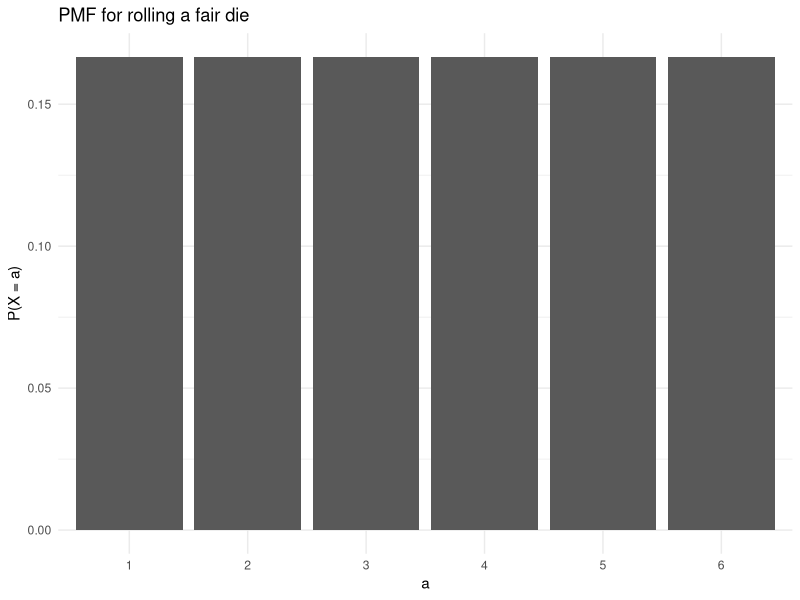
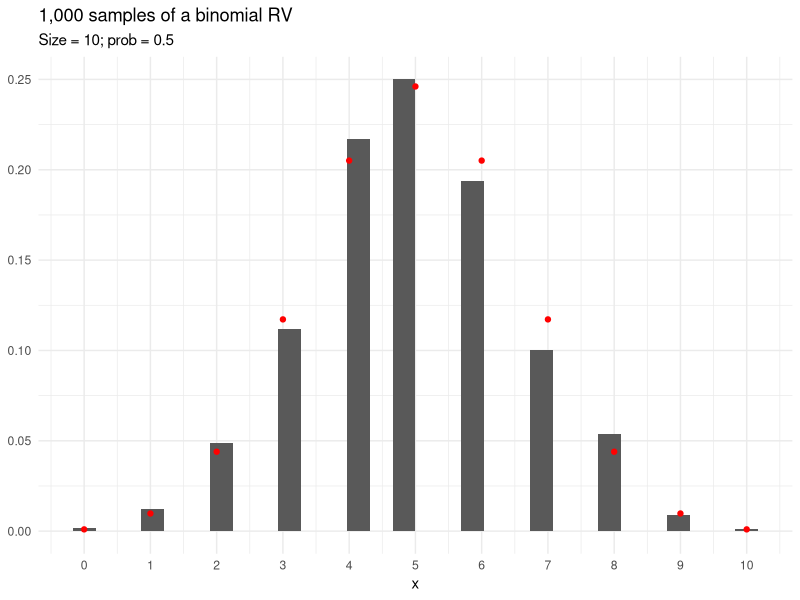
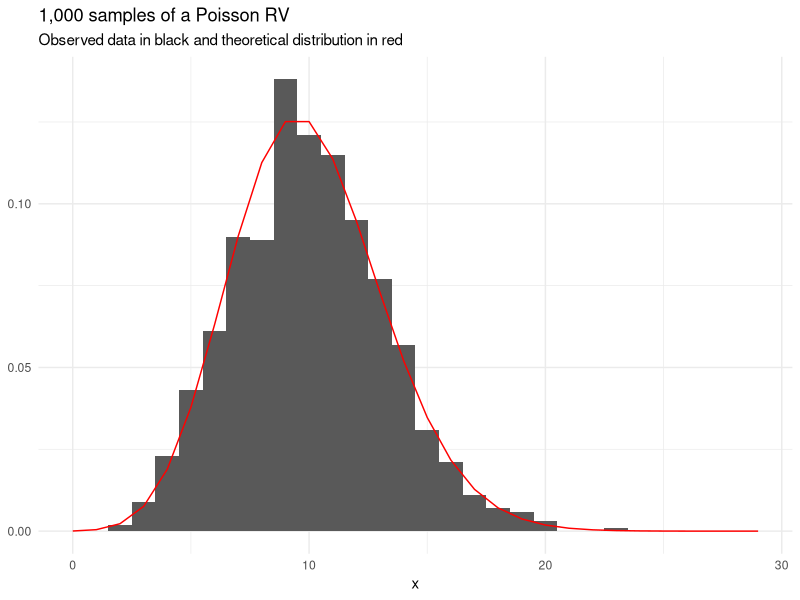
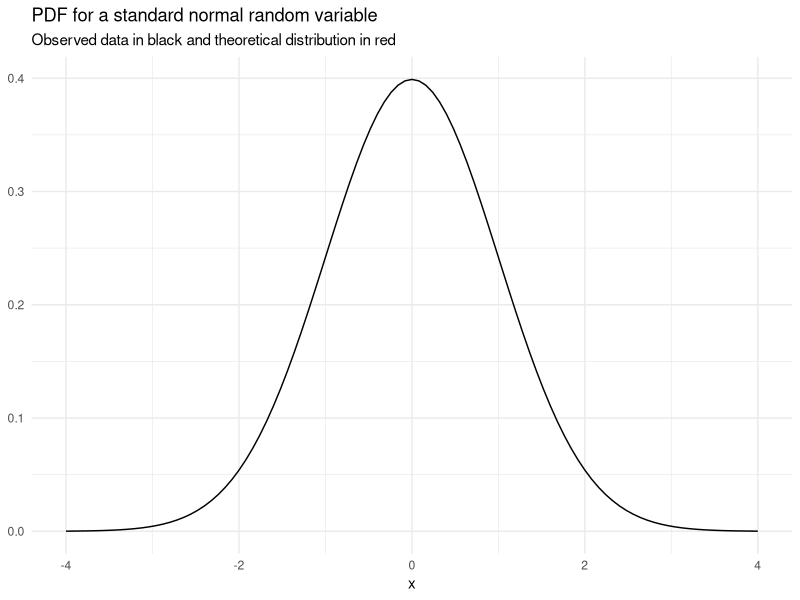
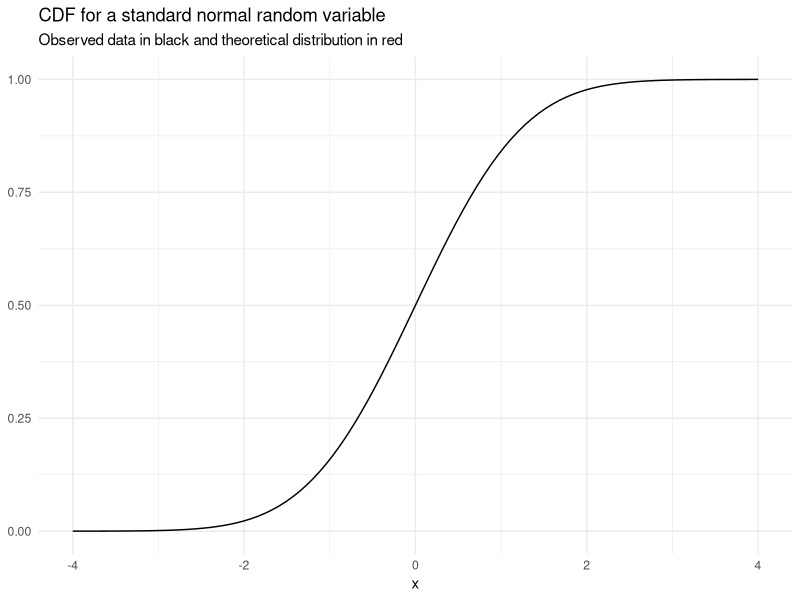
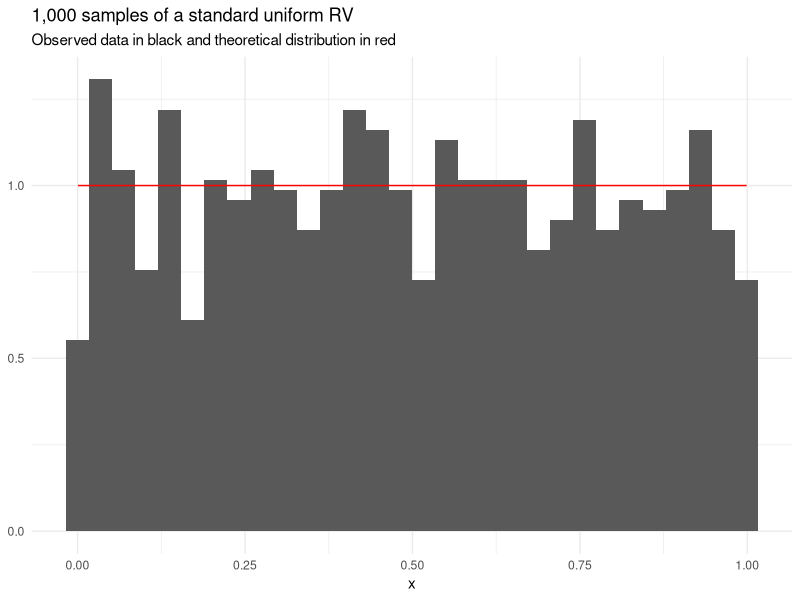
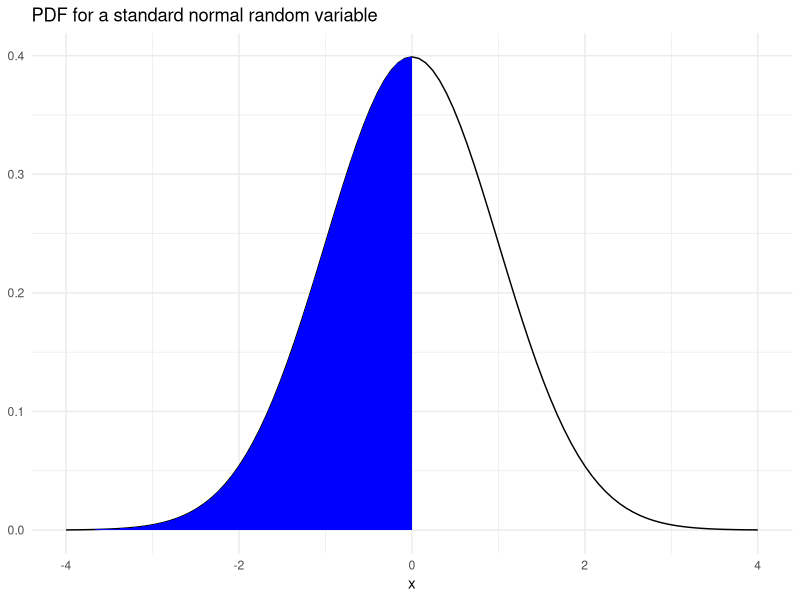
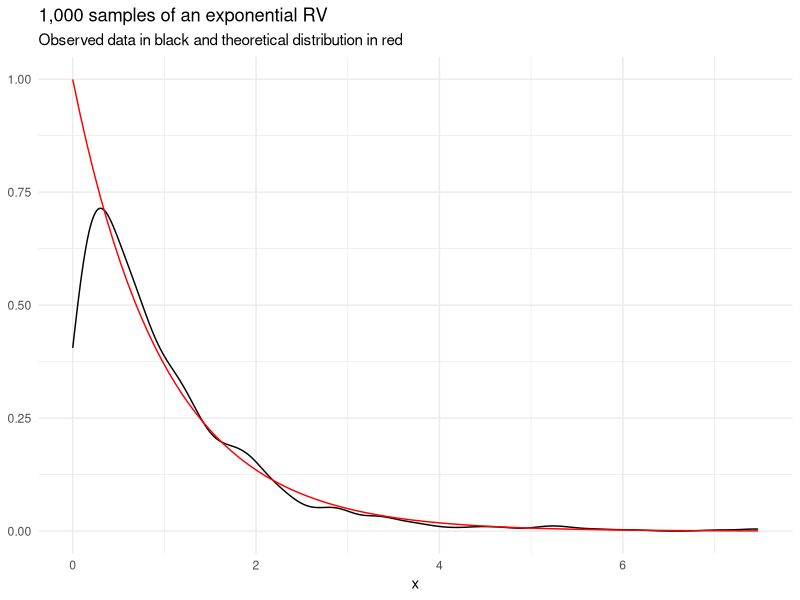

Recreate these plots in R, in order.
## ---- chunk 1
#| echo: false

exercise_number <- 1

## ---- chunk 2
#| label: rmarkdown-setup
#| echo: false
#| message: false
#| warning: false

library(MASS)
library(tidyverse)
library(broom)

theme_set(theme_minimal())

## ---- chunk 3
#| label: fig-die
#| fig-cap: PMF for rolling a fair die
#| code-fold: true

tibble(
  a = factor(1:6),
  `P(X = a)` = rep(1 / 6, 6)
) |>
  ggplot(aes(a, `P(X = a)`)) +
  geom_col() +
  labs(title = "PMF for rolling a fair die")

## ---- chunk 4
#| label: fig-binomial
#| fig-cap: 1,000 random draws from a binomial distribution with 10 trials and p = 0.5
#| code-fold: true
#| message: false

tibble(
  x = rbinom(n = 1000, size = 10, prob = 0.5)
) |>
  ggplot(aes(x)) +
  geom_histogram(aes(y = after_stat(count / sum(count)))) +
  scale_x_continuous(breaks = 0:10) +
  geom_point(data = tibble(x = 0:10, y = map_dbl(0:10, dbinom, size = 10, prob = 0.5)),
             aes(x, y),
             color = "red") +
  labs(
    title = "1,000 samples of a binomial RV",
    subtitle = "Size = 10; prob = 0.5",
    y = NULL
  ) 

## ---- chunk 5
dbinom(x = 10, size = 10, prob = 0.5)

## ---- chunk 6
pbinom(q = 3, size = 10, prob = 0.5)

## ---- chunk 7
qbinom(p = 0.1, size = 10, prob = 0.5)

## ---- chunk 8
rbinom(n = 10, size = 10, prob = 0.5)

## ---- chunk 9
#| echo: false

exercise_number <- exercise_number + 1
## ---- chunk 10
#| label: fig-poisson
#| code-fold: true
#| fig-cap: 1,000 samples of a Poisson RV
#| message: false

set.seed(20200905)

tibble(
  x = rpois(1000, lambda = 10)
) |>
  ggplot(aes(x)) +
  geom_histogram(aes(y = after_stat(count / sum(count)))) +
  scale_x_continuous(limits = c(0, 29)) +
  stat_function(fun = dpois, n = 30, color = "red", args = list(lambda = 10)) + 
  labs(
    title = "1,000 samples of a Poisson RV",
    subtitle = "Observed data in black and theoretical distribution in red",
    y = NULL
  ) 

## ---- chunk 11
sample(x = 1:6, size = 1)

## ---- chunk 12
sample(
  x = c("rain", "sunshine"), 
  size = 1, 
  prob = c(0.1, 0.9)
)

## ---- chunk 13
#| echo: false

exercise_number <- exercise_number + 1
## ---- chunk 14
#| code-fold: true

tibble(x = c(-4, 4)) |>
  ggplot(aes(x)) +
  stat_function(fun = dnorm, n = 101, args = list(mean = 0, sd = 1)) + 
  labs(
    title = "PDF for a standard normal random variable",
    subtitle = "Observed data in black and theoretical distribution in red",
    y = NULL
  ) 

## ---- chunk 15
#| code-fold: true

tibble(x = c(-4, 4)) |>
  ggplot(aes(x)) +
  stat_function(fun = pnorm, n = 101, args = list(mean = 0, sd = 1)) + 
  labs(
    title = "CDF for a standard normal random variable",
    subtitle = "Observed data in black and theoretical distribution in red",
    y = NULL
  ) +
  theme_minimal()

## ---- chunk 16
#| code-fold: true
#| message: false

set.seed(20200904)

tibble(
  x = runif(1000)
) |>
  ggplot(aes(x)) +
  geom_histogram(aes(y = after_stat(density))) +
  stat_function(fun = dunif, n = 101, color = "red") + 
  labs(
    title = "1,000 samples of a standard uniform RV",
    subtitle = "Observed data in black and theoretical distribution in red",    
    y = NULL
  ) 

## ---- chunk 17
#| code-fold: true

tibble(x = c(-4, 4)) |>
  ggplot(aes(x)) +
  stat_function(fun = dnorm, n = 101, args = list(mean = 0, sd = 1)) + 
  geom_area(stat = "function", fun = dnorm, fill = "blue", xlim = c(-4, 0)) +
  labs(
    title = "PDF for a standard normal random variable",
    y = NULL
  ) 

## ---- chunk 18
#| echo: false

exercise_number <- exercise_number + 1
## ---- chunk 19
#| code-fold: true

tibble(
  x = rexp(n = 1000, rate = 1)
) |>
  ggplot(aes(x)) +
  geom_density() +
  stat_function(fun = dexp, n = 101, args = list(rate = 1), color = "red") + 
  labs(
    title = "1,000 samples of an exponential RV",
    subtitle = "Observed data in black and theoretical distribution in red",    
    y = NULL
  ) 

## ---- chunk 20
set.seed(20230909)
x <- rbinom(n = 8, size = 10, prob = 0.3)

x

## ---- chunk 21
mle_binom <- sum(x) / (10 * 8)

mle_binom

## ---- chunk 22
set.seed(20230909)
x <- rnorm(n = 200, mean = 0, sd = 1)

## ---- chunk 23
mean_hat <- mean(x)

mean_hat

sigma2_hat <- mean((x - mean(x)) ^ 2)

sigma2_hat

tibble(x = x) |>
  ggplot() +
  geom_histogram(aes(x, y = after_stat(density))) +
  stat_function(fun = dnorm, color = "red", args = list(mean = mean_hat, sd = sqrt(sigma2_hat)))

## ---- chunk 24
set.seed(20230909)
x <- rexp(n = 200, rate = 10)

mle_exp <- 1 / mean(x)

mle_exp

tibble(x = x) |>
  ggplot() +
  geom_histogram(aes(x, y = after_stat(density))) +
  stat_function(fun = dexp, color = "red", args = list(rate = mle_exp))

## ---- chunk 25
#| echo: false

exercise_number <- exercise_number + 1
## ---- chunk 26
#| code-fold: true

x <- c(
  30970.787, 10901.544, 15070.015, 10445.772, 8972.258, 
  15759.614, 13341.328, 18498.858, 134462.066, 17498.930, 
  7112.306, 27336.795, 75526.381, 110123.606, 32910.618, 
  16764.452, 21244.380, 18952.455, 954373.470, 4219.635,
  7078.766, 27657.996, 18337.097, 14566.525, 14220.000, 
  21457.202, 9322.311, 26018.018, 96325.728, 26780.329, 
  25833.356, 10719.360, 8642.935, 29302.623, 10517.174,
  33831.547, 339077.456, 5805.707, 141505.710, 28168.790, 
  10446.378, 4993.349, 27502.949, 35519.162, 45761.505, 
  26163.096, 72163.668, 15515.435, 69396.895, 84972.590, 
  67248.460, 26966.374, 24624.339, 4779.110, 23330.279,
  196311.913, 20517.739, 80257.587, 32108.466, 9735.061, 
  20502.579, 2544.004, 165909.040, 20949.512, 16643.695, 
  30267.741, 8359.024, 13355.154, 8425.988, 4491.550,
  32071.872, 61648.149, 75074.135, 62842.985, 26040.648, 
  68733.979, 63368.710, 11157.211, 5782.610, 3629.674, 
  44399.230, 2852.381, 8200.453, 41249.003, 15006.791,
  808974.653, 30705.915, 6341.954, 28208.144, 5409.821,
  54566.805, 10894.864, 4583.550, 31110.875, 43474.872, 
  69059.161, 33054.574, 8789.910, 218887.477, 11051.292, 
  3366.743, 63853.329, 68756.561, 48031.259, 11707.191,
  26593.634, 8868.942, 19225.309, 27704.670, 10666.549, 
  47151.963, 20343.604, 123932.502, 33030.986, 5412.023, 
  23540.382, 9894.513, 52742.541, 21397.990, 25100.143,
  23757.882, 48347.300, 4325.134, 23816.776, 11907.656, 
  24179.849, 25967.574, 7531.294, 15131.240, 21595.781, 
  40473.936, 35390.849, 4060.563, 55334.157, 37058.771, 
  34050.456, 17351.500, 7453.829, 48131.565, 10576.746,
  26450.754, 33592.986, 21425.018, 34729.337, 77370.078, 
  5819.325, 9067.356, 19829.998, 20120.706, 3637.042, 
  44812.638, 22930.229, 29683.776, 76366.822, 15464.594, 
  1273.101, 53036.266, 2846.294, 114076.200, 14492.680, 
  55071.554, 31597.849, 199724.125, 52332.510, 98411.129, 
  43108.506, 6580.620, 12833.836, 8846.348, 7599.796, 
  6952.447, 30022.143, 24829.739, 40784.581, 8997.219,
  3786.354, 11515.298, 116515.617, 137873.967, 3282.185,
  107886.676, 13184.850, 51083.235, 2907.886, 51827.538, 
  37564.196, 23196.399, 20169.037, 9020.364, 11118.250, 
  56930.060, 11657.302, 84642.584, 44948.450, 16610.166, 
  5509.231, 4770.262, 15614.233, 5993.999, 22628.114
)
## ---- chunk 27
#| label: fig-mvnorm
#| fig-cap: "Samples from Multivariate Normal Distributions"
#| fig-subcap:
#|   - "Strong Positive Covariance"
#|   - "Weak Covariance"
#|   - "Strong Negative Covariance" 
#| layout-ncol: 3

Sigma1 <- matrix(c(1, 0.8, 
                   0.8, 1),
                 nrow = 2,
                 byrow = TRUE)
  
mvrnorm(n = 1000, mu = c(0, 0), Sigma = Sigma1) |>
  as_tibble() |>
  ggplot(aes(V1, V2)) +
  geom_point()

Sigma2 <- matrix(c(1, 0.2, 
                   0.2, 1),
                 nrow = 2,
                 byrow = TRUE)

mvrnorm(n = 1000, mu = c(0, 0), Sigma = Sigma2) |>
  as_tibble() |>
  ggplot(aes(V1, V2)) +
  geom_point()

Sigma3 <- matrix(c(1, -0.8, 
                   -0.8, 1),
                 nrow = 2,
                 byrow = TRUE)

mvrnorm(n = 1000, mu = c(0, 0), Sigma = Sigma3) |>
  as_tibble() |>
  ggplot(aes(V1, V2)) +
  geom_point()

## ---- chunk 28
#' Count the proportion of n tosses that turn up heads
#'
#' @param n An integer for the number of tosses
#'
#' @return The proportion of n tosses that turn up heads
#' 
count_heads <- function(n) {
  
  # toss the fair coin n times
  coin_tosses <- rbinom(n = n, size = 1, prob = 0.5)
    
  coin_tosses <- if_else(coin_tosses == 1, "heads", "tails")
  
  # calculate the proportion of heads
  prop_heads <- mean(coin_tosses == "heads")
  
  return(prop_heads)
  
}

## ---- chunk 29
set.seed(11)
count_heads(n = 10)

## ---- chunk 30
set.seed(20)
count_heads(n = 1000000)

## ---- chunk 31
coin <- c("heads", "tails")

set.seed(20210901)

tibble(
  `Number of flips` = 1:1000,
  head = sample(x = coin, size = 1000, replace = TRUE) == "heads"
) |>
  mutate(`Proportion of heads` = cummean(head)) |>
  ggplot(aes(`Number of flips`, `Proportion of heads`)) +
  geom_hline(yintercept = 0.5, color = "red") +
  geom_step() +
  scale_y_continuous(limits = c(0, 1)) +
  labs(title = "Proportion of heads by number of flips")

## ---- chunk 32
#' Calculate the proportion of unique values from a vector of integers included 
#' in a bootstrap sample
#'
#' @param integers A vector of integers
#'
#' @return The proportion of integers included in the bootstrap sample
#' 
count_uniques <- function(integers) {
  
  # generate a bootstrap sample
  samples <- sample(integers, size = length(integers), replace = TRUE)
  
  # calculate the proportion of unique values from the original vector
  prop_unique <- length(unique(samples)) / length(integers)
  
  return(prop_unique)
  
}

## ---- chunk 33
# pre-allocate the output vector for efficient computation
prop_unique <- vector(mode = "numeric", length = 100000)
for (i in seq_along(prop_unique)) {
  
  prop_unique[i] <- count_uniques(integers = 1:100)
  
}

## ---- chunk 34
mean(prop_unique)

## ---- chunk 35
quantile(prop_unique, probs = c(0.025, 0.975))

## ---- chunk 36
#| warning: false

# Create circle coordinates
circle_data <- tibble(
  theta = seq(0, 2 * pi, length.out = 100),
  x = 2 + cos(theta),
  y = 1 + sin(theta)
)

ggplot() +
  geom_polygon(data = circle_data, aes(x = x, y = y), fill = "blue", color = NA) +
  geom_rect(aes(xmin = 0, xmax = 1, ymin = 0, ymax = 1), fill = "red", color = NA) +
  geom_rect(aes(xmin = 0, xmax = 3, ymin = 0, ymax = 2), fill = NA, color = "black") +
  coord_fixed()

## ---- chunk 37
number_of_samples <- 2000000

# sample points in a rectangle with x in [0, 3] and y in [0, 2]
set.seed(20210907)
samples <- tibble(
  x = runif(number_of_samples, min = 0, max = 3),
  y = runif(number_of_samples, min = 0, max = 2)
)

# calculate if (x, y) is in the circle, the square, or neither
samples <- samples |>
  mutate(
    in_square = between(x, 0, 1) & between(y, 0, 1),
    in_circle = (x - 2) ^ 2 + (y - 1) ^ 2 < 1
  ) 

# calculate the proportion of samples in each shape
prop_in_shapes <- samples |>
  summarize(
    prop_in_square = mean(in_square), 
    prop_in_circle = mean(in_circle)
  ) 

# calculate the ratio
prop_in_shapes |>
  mutate(prop_in_circle / prop_in_square) |>
  print(digits = 3)

## ---- chunk 38
set.seed(20210906)

data <- map(
  .x = 1:1000,
  .f = ~ tibble(
    x = rnorm(n = 10000, mean = 0, sd = 2),
    epsilon = rnorm(n = 10000, mean = 0, sd = 10),
    y = 5 + 15 * x + epsilon
  )
)

## ---- chunk 39
estimated_models <- map(
  .x = data,
  .f = ~ lm(y ~ x, data = .x)
)

## ---- chunk 40
coefficients <- map_df(
  .x = estimated_models,
  .f = tidy,
  conf.int = TRUE
)

## ---- chunk 41
model_metrics <- map_df(
  .x = estimated_models,
  .f = glance
) 

model_metrics |>
  ggplot(aes(sigma)) +
  geom_histogram() +
  labs(title = "Plot of the estimated residual standard errors")

## ---- chunk 42
coefficients |>
  ggplot(aes(estimate)) +
  geom_histogram() +
  facet_wrap(~term, scales = "free_x") +
  labs(title = "Coefficients estimates across 10,000 samples")

## ---- chunk 43
coefficients |>
  group_by(term) |>
  summarize(
    mean(estimate), 
    sd(estimate)
  )

## ---- chunk 44
coefficients |>
  filter(term == "x") |>
  summarize(ci_contain_beta = mean(conf.low <= 15 & conf.high >= 15))

coefficients |>
  filter(term == "(Intercept)") |>
  summarize(ci_contain_beta = mean(conf.low <= 5 & conf.high >= 5))

## ---- chunk 45
generate_queue <- function(t, lambda, mu) {
  
  # 1 sample t and s
  t_i <- rexp(100, rate = lambda) 
  s_i <- rexp(100, rate = mu) 
  
  while(sum(t_i) < t) {
    
    t_i <- c(t_i, rexp(100, rate = lambda)) 
    s_i <- c(s_i, rexp(100, rate = mu))
    
  }
  
  # 2 calculate a
  a_i <- cumsum(t_i)
  
  #
  w_i <- vector(mode = "double", length = length(t_i))
  d_i <- vector(mode = "double", length = length(t_i)) 
  d_i[1] <- a_i[1] + s_i[1]
  w_i[1] <- 0
  for (i in seq_along(d_i)) {
    
    w_i[i] <- max(0, d_i[i - 1] - a_i[i])
    d_i[i] <- a_i[i] + w_i[i] + s_i[i]
                
  }
  
  tibble(
    interarrival_time = t_i,
    arrival_time = a_i,
    service_time = s_i,
    wait_time = w_i,
    departure_time = d_i
  )
  
}


## ---- chunk 46
set.seed(19920401)
queue <- generate_queue(t = 100, lambda = 1, mu = 1)

queue

## ---- chunk 47
flow <- tibble::tibble(
  time = c(queue$arrival_time, queue$departure_time),
  type = c(rep("arrival", length(queue$arrival_time)), 
           rep("departure", length(queue$departure_time))), 
  change = c(rep(1, length(queue$arrival_time)), rep(-1, length(queue$departure_time))),
) |>
  arrange(time) |> 
  filter(time < 100) |> 
  mutate(queue = cumsum(change) - 1)

flow |>
  ggplot(aes(time, queue)) +
  geom_step() +
  labs(title = "Simulated queue at the Social Security office")

## ---- chunk 48
#' Generate wait times at the queue
#'
#' @param person_number An integer for the person of interest
#' @param iterations An integer for the number of Monte Carlo iterations
#' @param t A value for the maximum time
#'
#' @return A vector of wait times
#' 
generate_waits <- function(person_number, iterations, t) {
  
  wait_time <- vector(mode = "numeric", length = iterations)
  for (i in seq_along(wait_time)) {
    
    wait_time[i] <- generate_queue(t = t, lambda = 1, mu = 1)$wait_time[person_number]
    
  }
  
  return(wait_time)
  
}

set.seed(20200908)
wait_time <- generate_waits(person_number = 5, iterations = 10000, t = 50)

mean(wait_time)

quantile(wait_time, probs = c(0.025, 0.5, 0.975))

## ---- chunk 49
#| echo: false

exercise_number <- exercise_number + 1
## ---- chunk 50
#| echo: false

exercise_number <- exercise_number + 1
## ---- chunk 51
#| include: false

sample_n <- function() {
  
  x1 <- rnorm(n = 1, mean = 0, sd = 1)
  x2 <- rnorm(n = 1, mean = 1, sd = 1)
  x3 <- rnorm(n = 1, mean = 2, sd = 1)
  
  x1 < x2 & x2 < x3
  
}

mean(map_lgl(.x = 1:10000, .f = ~sample_n()))

